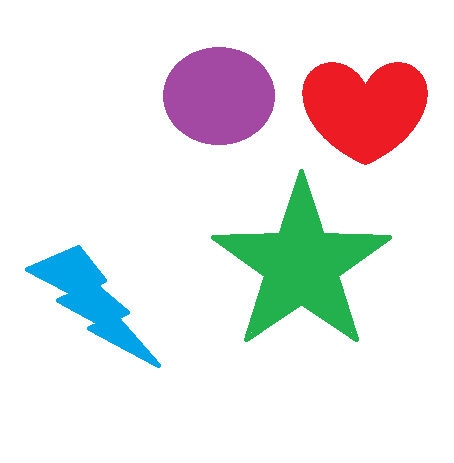
#> input picture OpenCV 4일차/실습/img/img14.png, 454 x 463 px
$ python opencv_44.py
#> lines starting #> are read from the running program, lines starting #| are printed output that depends on the picture; after the words box and inside, x2 and y2 are one past the last pixel; in counts of white or black regions, pixels touching at a corner belong together
# 도형의 외곽선 검출(drawContour사용법)
import cv2

img_src = cv2.imread('img/img14.png', cv2.IMREAD_COLOR)
#> img_src is the input picture: shape (463, 454, 3); mean B, G, R 231.1, 230.9, 232
img_src1 = cv2.imread('img/img14.png', cv2.IMREAD_COLOR)
img_src2 = cv2.imread('img/img14.png', cv2.IMREAD_COLOR)
img_src3 = cv2.imread('img/img14.png', cv2.IMREAD_COLOR)

img_gray = cv2.cvtColor(img_src, cv2.COLOR_BGR2GRAY)
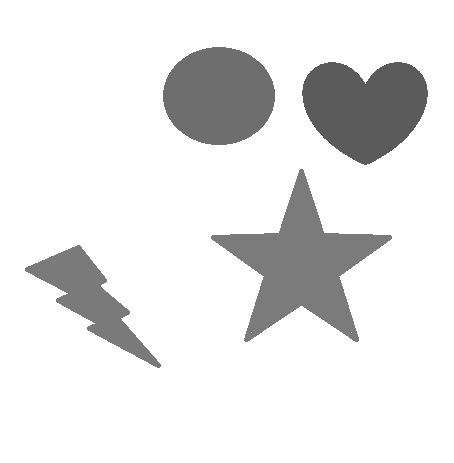
#> img_gray: shape (463, 454); min 91, max 255, mean 231.2
img_grays = cv2.cvtColor(img_gray, cv2.COLOR_GRAY2BGR)

my_color = (0, 255, 0)
thickness = 2

ret, img_binary = cv2.threshold(img_gray, 150, 255, cv2.THRESH_BINARY_INV)
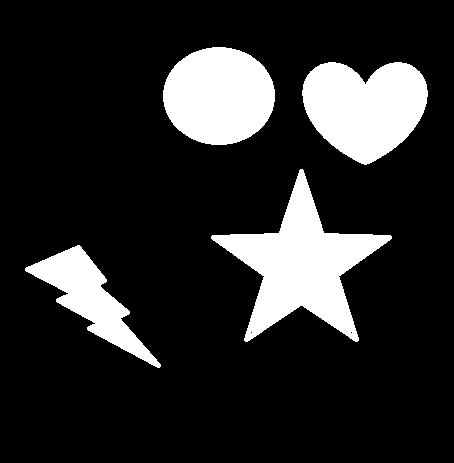
#> img_binary: shape (463, 454); 16.5% white; 4 white regions, box (x1, y1, x2, y2) and area: (211, 169, 392, 342) 11653, (302, 62, 428, 165) 9323, (163, 47, 275, 145) 8615, (25, 245, 161, 368) 5093
mask = cv2.merge((img_binary, img_binary, img_binary))
#> mask: shape (463, 454, 3); 16.5% white; 4 white regions

# 검출하려고 하는 도형의 외곽선 검출 : findContours()함수 사용
# cv2.findContours(이진화 이미지, 검색 방법, 근사화 방법)

# * 검색 방법
# cv2.RETR_EXTERNAL : 외곽 윤곽선만 검출하며, 계층 구조를 구성하지 않습니다.
# cv2.RETR_LIST : 모든 윤곽선을 검출하며, 계층 구조를 구성하지 않습니다.
# cv2.RETR_CCOMP : 모든 윤곽선을 검출하며, 계층 구조는 2단계로 구성합니다.
# cv2.RETR_TREE : 모든 윤곽선을 검출하며, 계층 구조를 모두 형성합니다. (Tree 구조)

# * 근사화 방법
# cv2.CHAIN_APPROX_NONE : 윤곽점들의 모든 점을 반환합니다.
# cv2.CHAIN_APPROX_SIMPLE : 윤곽점들 단순화 수평, 수직 및 대각선 요소를 압축하고 끝점만 남겨 둡니다.
# cv2.CHAIN_APPROX_TC89_L1 : 프리먼 체인 코드에서의 윤곽선으로 적용합니다.
# cv2.CHAIN_APPROX_TC89_KCOS : 프리먼 체인 코드에서의 윤곽선으로 적용합니다.

contours, hierarchy = cv2.findContours(img_binary, cv2.RETR_CCOMP, cv2.CHAIN_APPROX_NONE)
#> contours = 6 contours, 2 with area under 20; largest, box (x1, y1, x2, y2) and area: (211, 169, 392, 342) 11346, (302, 62, 428, 165) 9157, (163, 47, 275, 145) 8466, (25, 245, 161, 368) 4909

# cv2.drawContours()을 이용하여 검출된 윤곽선을 그립니다.
# cv2.drawContours(이미지, [윤곽선], 윤곽선 인덱스, (B, G, R), 두께, 선형 타입)을 의미합니다.
# 윤곽선은 검출된 윤곽선들이 저장된 Numpy 배열입니다.
# 윤곽선 인덱스는 검출된 윤곽선 배열에서 몇 번째 인덱스의 윤곽선을 그릴지를 의미합니다.
# Tip : 윤곽선 인덱스를 0으로 사용할 경우 0 번째 인덱스의 윤곽선을 그리게 됩니다. 하지만, 윤곽선 인수를 대괄호로 다시 묶을 경우, 0 번째 인덱스가 최댓값인 배열로 변경됩니다.
# Tip : 동일한 방식으로 [윤곽선], 0과 윤곽선, -1은 동일한 의미를 갖습니다. (-1은 윤곽선 배열 모두를 의미)

# for문을 사용할 때 contour를 사용하는 방법
for i, contour in enumerate(contours):
   cv2.drawContours(img_src1, [contour], 0, my_color, thickness)
   cv2.imshow('img1', img_src1)
   cv2.waitKey(0)
#> this loop made 6 passes
#> contour on passes 3 to 4: [[350, 332], [351, 331], [352, 332], [351, 333]], [[250, 332], [251, 331], [252, 332], [251, 333]]
#> pass 1, `cv2.imshow('img1', img_src1)`:
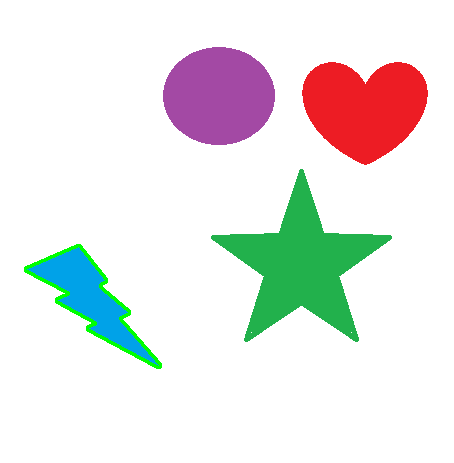
#> window 'img1': shape (463, 454, 3); mean B, G, R 229.3, 231.3, 231.3
#> pass 2, `cv2.imshow('img1', img_src1)`:
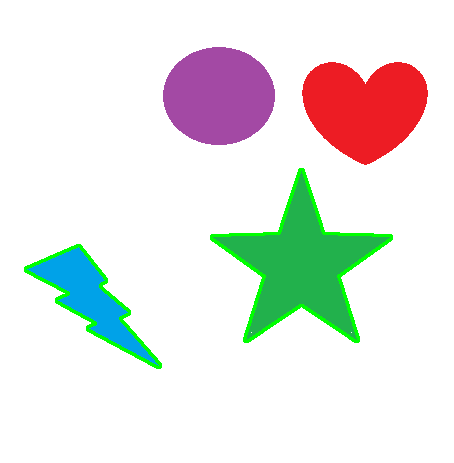
#> window 'img1': shape (463, 454, 3); mean B, G, R 227.7, 231.9, 230
#> after the loop:
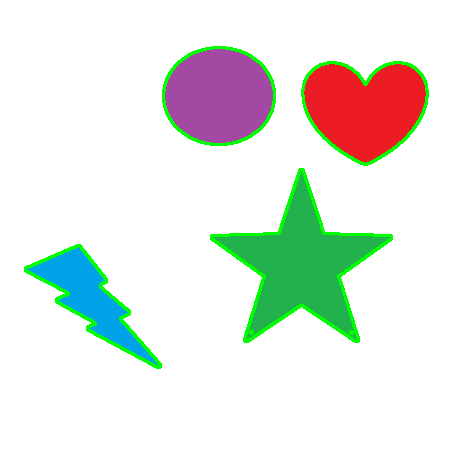
#> img_src1: shape (463, 454, 3); 3.02% of pixels changed, all inside (x1, y1, x2, y2) = (24, 46, 429, 369)

# for문에서 drawContours함수의 인덱스를 사용하는 방법
for i, contour in enumerate(contours):
   cv2.drawContours(img_src2, contours, i, my_color, thickness)
   cv2.imshow('img2', img_src2)
   cv2.waitKey(0)

# 외곽선만 표시할 경우, 한꺼번에 외곽선을 다 그림
# Tip : 동일한 방식으로 [윤곽선], 0과 윤곽선, -1은 동일한 의미를 갖습니다. (-1은 윤곽선 배열 모두를 의미)
cv2.drawContours(img_src3, contours, -1, my_color, thickness)
cv2.imshow('img3', img_src3)

cv2.waitKey(0)
cv2.destroyAllWindows()

$ run again, with OpenCV 4일차/실습/img/img15.png copied over OpenCV 4일차/실습/img/img14.png
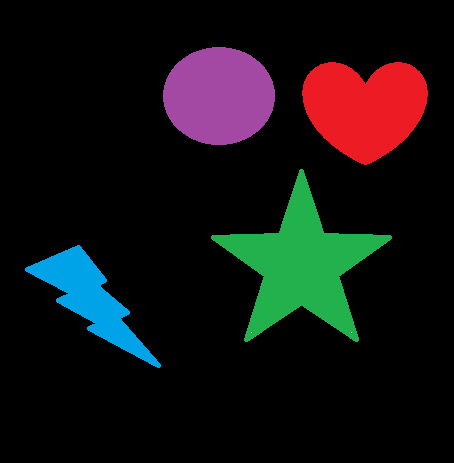
#> input picture OpenCV 4일차/실습/img/img15.png, 454 x 463 px
#> img_src is the input picture: shape (463, 454, 3); mean B, G, R 18.2, 18, 19.1
#> `ret, img_binary = cv2.threshold(img_gray, 150, 255, cv2.THRESH_BINARY_..`:
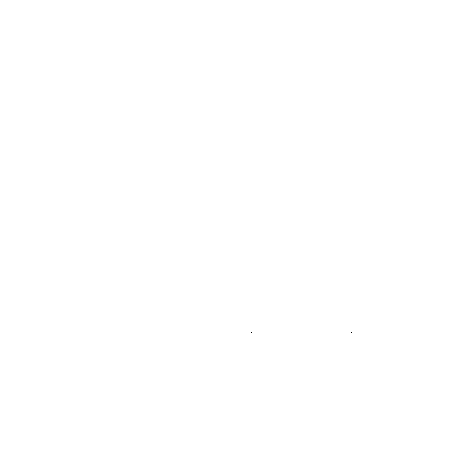
#> img_binary: shape (463, 454); 100% white; black in thin lines or dots, all inside (x1, y1, x2, y2) = (251, 332, 352, 333)
#> contours = 3 contours, 2 with area under 20; largest, box (x1, y1, x2, y2) and area: (0, 0, 454, 463) 209286
#> the loop `for i, contour in enumerate(contours):` made 3 passes
#> contour on passes 2 to 3: [[350, 332], [351, 331], [352, 332], [351, 333]], [[250, 332], [251, 331], [252, 332], [251, 333]]
#> after the loop `for i, contour in enumerate(contours):`:
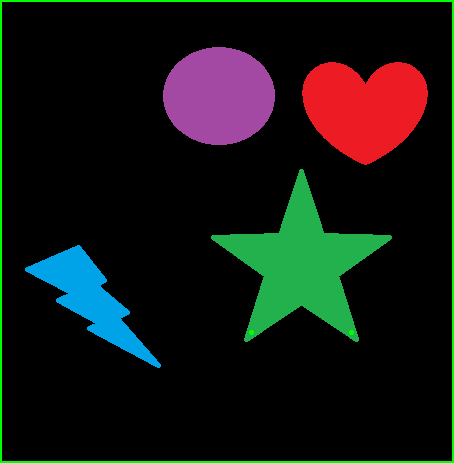
#> img_src1: shape (463, 454, 3); 1.76% of pixels changed, all inside (x1, y1, x2, y2) = (0, 0, 454, 463)

$ run again, with OpenCV 4일차/실습/img/img16.png copied over OpenCV 4일차/실습/img/img14.png
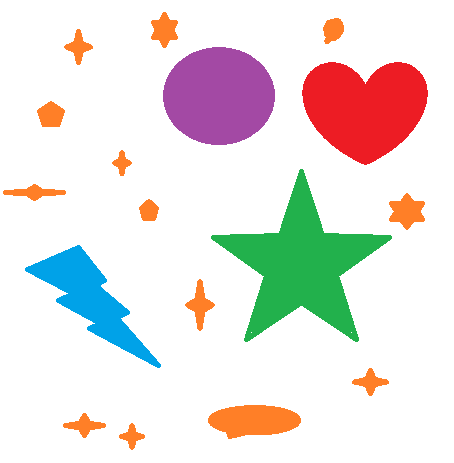
#> input picture OpenCV 4일차/실습/img/img16.png, 454 x 463 px
#> img_src is the input picture: shape (463, 454, 3); mean B, G, R 223, 226.1, 232
#> `img_gray = cv2.cvtColor(img_src, cv2.COLOR_BGR2GRAY)`:
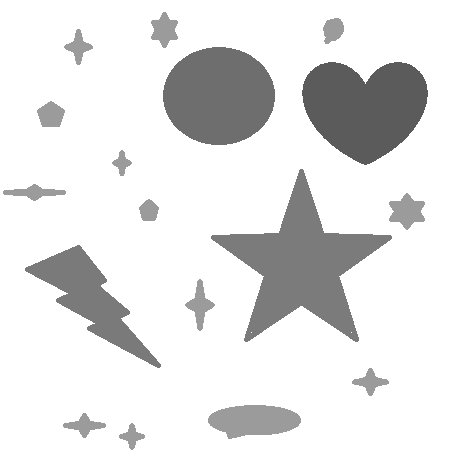
#> img_gray: shape (463, 454); min 91, max 255, mean 227.5
#> img_binary: shape (463, 454); 16.5% white; 4 white regions, box (x1, y1, x2, y2) and area: (211, 169, 392, 342) 11653, (302, 62, 428, 165) 9323, (163, 47, 275, 145) 8615, (25, 245, 161, 368) 5093
#> mask: shape (463, 454, 3); 16.5% white; 4 white regions
#> contours = 6 contours, 2 with area under 20; largest, box (x1, y1, x2, y2) and area: (211, 169, 392, 342) 11346, (302, 62, 428, 165) 9157, (163, 47, 275, 145) 8466, (25, 245, 161, 368) 4909
#> the loop `for i, contour in enumerate(contours):` made 6 passes
#> contour on passes 3 to 4: [[350, 332], [351, 331], [352, 332], [351, 333]], [[250, 332], [251, 331], [252, 332], [251, 333]]
#> after the loop `for i, contour in enumerate(contours):`:
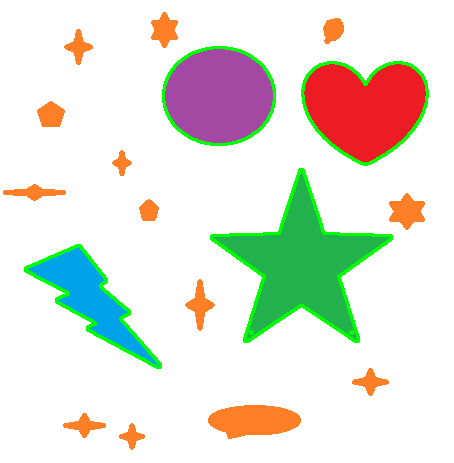
#> img_src1: shape (463, 454, 3); 3.02% of pixels changed, all inside (x1, y1, x2, y2) = (24, 46, 429, 369)

$ run again, with OpenCV 4일차/실습/img/img17.png copied over OpenCV 4일차/실습/img/img14.png
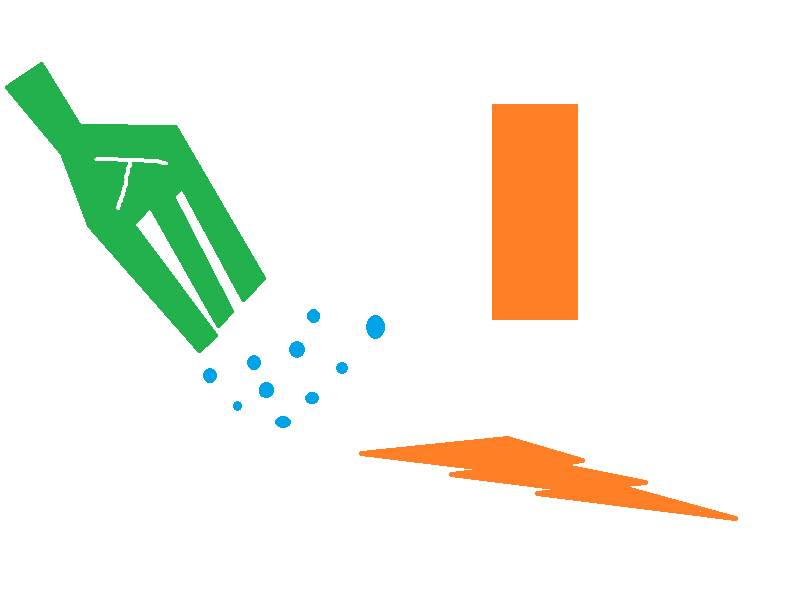
#> input picture OpenCV 4일차/실습/img/img17.png, 800 x 600 px
#> img_src is the input picture: shape (600, 800, 3); mean B, G, R 232.3, 242.8, 242.2
#> `ret, img_binary = cv2.threshold(img_gray, 150, 255, cv2.THRESH_BINARY_..`:
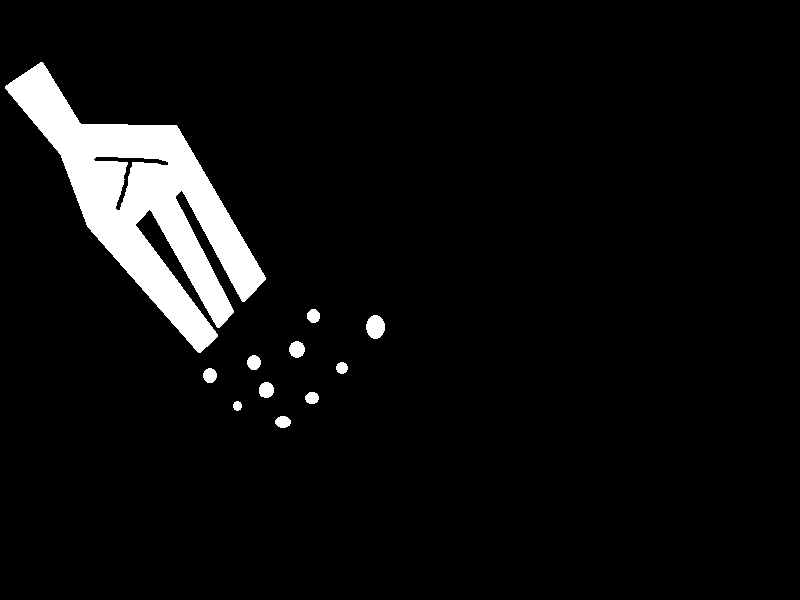
#> img_binary: shape (600, 800); 5.8% white; 11 white regions, largest, box (x1, y1, x2, y2) and area: (5, 62, 266, 353) 25932, (366, 315, 385, 339) 354, (289, 341, 305, 358) 208
#> mask: shape (600, 800, 3); 5.8% white; 11 white regions
#> contours = 12 contours; largest, box (x1, y1, x2, y2) and area: (5, 62, 266, 353) 25851, (93, 156, 169, 211) 618, (366, 315, 385, 339) 324, (289, 341, 305, 358) 184, (259, 382, 274, 398) 172
#> the loop `for i, contour in enumerate(contours):` made 12 passes
#> after the loop `for i, contour in enumerate(contours):`:
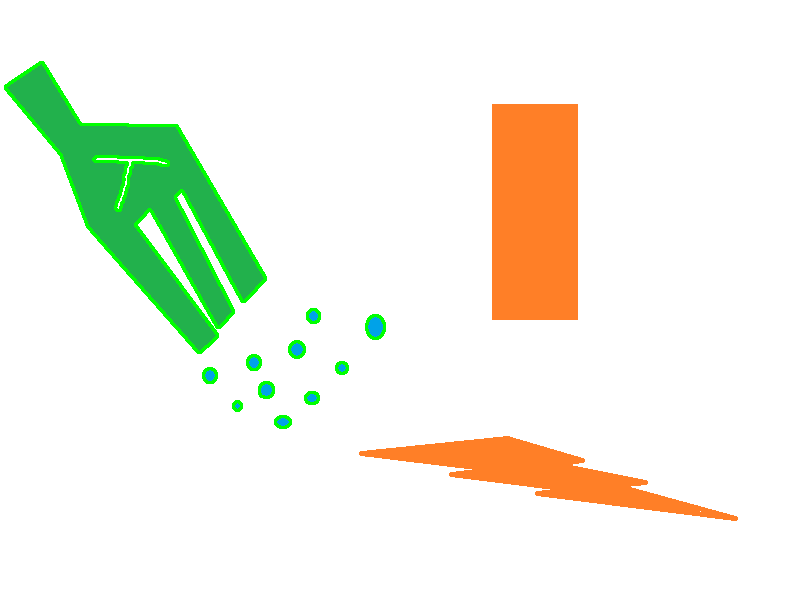
#> img_src1: shape (600, 800, 3); 1.48% of pixels changed, all inside (x1, y1, x2, y2) = (4, 61, 386, 429)
